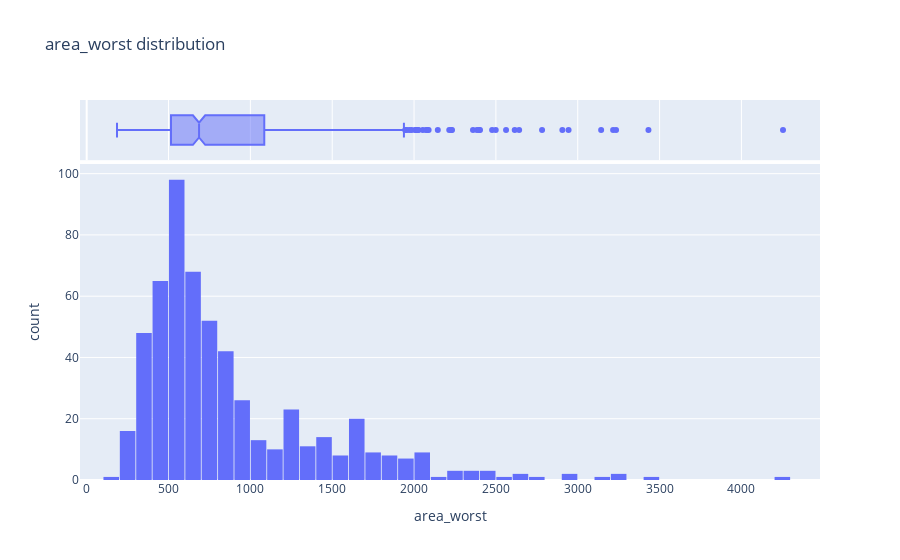

Notebook code for this chart:
### Code cell
fig = px.histogram(breast_df,
                     x = 'area_worst' ,
marginal = 'box', 
                     nbins = 50,
                   title = 'area_worst distribution')
fig.update_layout(bargap = 0.05)
fig.show()

### Figure 1 — Plotly figure (JSON) as saved in the notebook; plotly's stock layout.template omitted (floating-point values rounded to 4 significant figures; data arrays with more than 128 entries replaced by an {"elided": "..."} marker saying what was removed)
{"data": [{"alignmentgroup": "True", "bingroup": "x", "hovertemplate": "area_worst=%{x}<br>count=%{y}<extra></extra>", "legendgroup": "", "marker": {"color": "#636efa", "pattern": {"shape": ""}}, "name": "", "nbinsx": 50, "offsetgroup": "", "orientation": "v", "showlegend": false, "type": "histogram", "x": {"elided": "569 float values"}, "xaxis": "x", "yaxis": "y"}, {"alignmentgroup": "True", "hovertemplate": "area_worst=%{x}<extra></extra>", "legendgroup": "", "marker": {"color": "#636efa"}, "name": "", "notched": true, "offsetgroup": "", "showlegend": false, "type": "box", "x": {"elided": "569 float values"}, "xaxis": "x2", "yaxis": "y2"}], "layout": {"autosize": true, "bargap": 0.05, "barmode": "relative", "legend": {"tracegroupgap": 0}, "title": {"text": "area_worst distribution"}, "xaxis": {"anchor": "y", "autorange": true, "domain": [0, 1], "range": [-40.84, 4480.0], "title": {"text": "area_worst"}, "type": "linear"}, "xaxis2": {"anchor": "y2", "autorange": true, "domain": [0, 1], "matches": "x", "range": [-40.84, 4480.0], "showgrid": true, "showticklabels": false, "type": "linear"}, "yaxis": {"anchor": "x", "autorange": true, "domain": [0, 0.8316], "range": [0, 103.2], "title": {"text": "count"}}, "yaxis2": {"anchor": "x2", "autorange": true, "domain": [0.8416, 1], "matches": "y2", "range": [-0.5, 0.5], "showgrid": false, "showline": false, "showticklabels": false, "ticks": "", "type": "category"}}}
